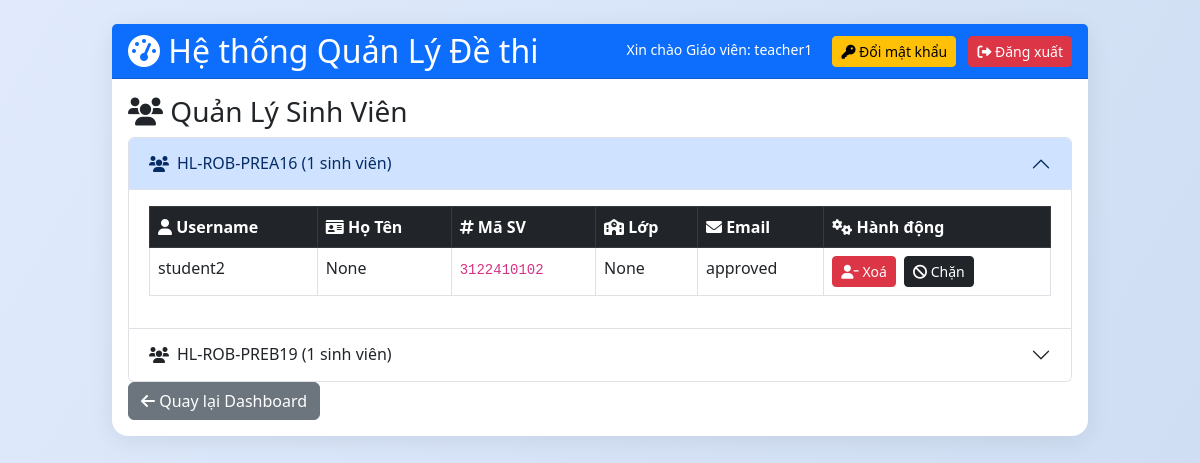
The app's page /manage_students (signed in) with its own data.
### tables this page shows
CREATE TABLE users (
            id INTEGER PRIMARY KEY AUTOINCREMENT,
            username TEXT UNIQUE,
            password TEXT,
            role TEXT,
            email TEXT UNIQUE,
            rsa_private BLOB,
            salt TEXT,
            full_name TEXT,
            student_id TEXT,
            class_name TEXT,
            status TEXT DEFAULT 'approved',
            approval_note TEXT,
            selected_teachers TEXT,
            teacher_id TEXT,
            failed_attempts INTEGER DEFAULT 0,
            lock_until TEXT
        , is_deleted INTEGER DEFAULT 0, is_locked INTEGER DEFAULT 0);

CREATE TABLE groups (
            id INTEGER PRIMARY KEY AUTOINCREMENT,
            name TEXT,
            teacher_id INTEGER,
            description TEXT,
            code TEXT
        , aes_key BLOB);

CREATE TABLE group_members (
            id INTEGER PRIMARY KEY AUTOINCREMENT,
            group_id INTEGER,
            student_id INTEGER,
            status TEXT
        , note TEXT, student_note TEXT);

### app.py (the view, shortened to what this page needs)
@app.route('/manage_students', methods=['GET','POST'])
@login_required
def manage_students():
    if current_user.role != 'teacher':
        return redirect('/dashboard')
    students = c.execute("""
        SELECT u.id, u.username, u.full_name, u.student_id, u.class_name, u.email, g.name, g.id, gm.status
        FROM users u
        JOIN group_members gm ON u.id = gm.student_id
        JOIN groups g ON gm.group_id = g.id
        WHERE u.role='student' AND g.teacher_id=?
        ORDER BY g.name, u.username
    """, (current_user.id,)).fetchall()
    group_data = {}
    for student in students:
        gid = student[7]
        gname = student[6]
        if gid not in group_data:
            group_data[gid] = {'name': gname, 'students': []}
        group_data[gid]['students'].append((student[0], student[1], student[2], student[3], student[4], student[8]))
    return render_template('students.html', mode='manage', group_data=group_data)

### app.py (called while the page is built)
@login_manager.user_loader
def load_user(uid):
    row = c.execute("SELECT id, username, role, email FROM users WHERE id=?",(uid,)).fetchone()
    return User(*row) if row else None

@app.before_request
def ensure_csrf_token():
    if 'csrf_token' not in session:
        session['csrf_token'] = secrets.token_hex(16)

@app.after_request
def set_security_headers(resp):
    resp.headers['X-Frame-Options'] = 'SAMEORIGIN'
    resp.headers['X-Content-Type-Options'] = 'nosniff'
    resp.headers['Referrer-Policy'] = 'no-referrer'
    resp.headers['Content-Security-Policy'] = "default-src 'self'; script-src 'self' https://cdn.jsdelivr.net 'unsafe-inline' blob:; worker-src 'self' blob:; style-src 'self' https://cdn.jsdelivr.net https://cdnjs.cloudflare.com 'unsafe-inline'; font-src 'self' https://cdnjs.cloudflare.com; img-src 'self' data:; frame-ancestors 'self'; object-src 'none'"
    return resp

### templates/students.html (shortened to what this page needs)
{% extends "base.html" %}
{% block content %}
<h3>
    <i class="fas fa-users"></i>
    {% if mode == 'manage' %}Quản Lý Sinh Viên{% else %}Duyệt Sinh Viên{% endif %}
</h3>
{% if mode == 'approve' %}
<a href="/dashboard" class="btn btn-outline-secondary mb-3"><i class="fas fa-arrow-left"></i> Quay lại Dashboard</a>
{% if students %}
<div class="table-responsive">
    <table class="table table-hover table-bordered">
        <thead class="table-dark">
            <tr>
                <th><i class="fas fa-user"></i> Username</th>
                <th><i class="fas fa-id-card"></i> Họ Tên</th>
                <th><i class="fas fa-hashtag"></i> Mã SV</th>
                <th><i class="fas fa-school"></i> Lớp</th>
                <th><i class="fas fa-envelope"></i> Email</th>
                <th><i class="fas fa-users"></i> Lớp Yêu Cầu</th>
                <th><i class="fas fa-comment"></i> Lời nhắn</th>
                <th><i class="fas fa-cogs"></i> Hành động</th>
            </tr>
        </thead>
        <tbody>
            {% for student in students %}
            <tr>
                <td>{{ student[1] }}</td>
                <td>{{ student[2] or 'N/A' }}</td>
                <td><code>{{ student[3] or 'N/A' }}</code></td>
                <td>{{ student[4] or 'N/A' }}</td>
                <td>{{ student[5] }}</td>
                <td>{{ student[6] }}</td>
                <td><em>{{ student[8] or '' }}</em></td>
                <td>
                    <form method="post" class="d-flex align-items-center">
                        <input type="hidden" name="user_id" value="{{ student[0] }}">
                        <input type="hidden" name="group_id" value="{{ student[7] }}">
                        <input type="hidden" name="csrf_token" value="{{ session.csrf_token }}">
                        <input type="text" name="note" class="form-control form-control-sm me-2" placeholder="Lý do/Ghi chú" style="min-width: 120px;">
                        <button type="submit" name="action" value="approve" class="btn btn-success btn-sm me-1" title="Duyệt">
                            <i class="fas fa-check"></i>
                        </button>
                        <button type="submit" name="action" value="reject" class="btn btn-danger btn-sm" title="Từ chối" onclick="return confirm('Từ chối sinh viên này?')">
                            <i class="fas fa-times"></i>
                        </button>
                    </form>
                </td>
            </tr>
            {% endfor %}
        </tbody>
    </table>
</div>
{% else %}
<div class="alert alert-info"><i class="fas fa-info-circle"></i> Không có sinh viên nào đang chờ duyệt.</div>
{% endif %}
{% else %}
{% if group_data %}
<div class="accordion" id="groupsAccordion">
    {% for gid, data in group_data.items() %}
    <div class="accordion-item">
        <h2 class="accordion-header" id="heading{{ gid }}">
            <button class="accordion-button {% if not loop.first %}collapsed{% endif %}" type="button" data-bs-toggle="collapse" data-bs-target="#collapse{{ gid }}" aria-expanded="{% if loop.first %}true{% else %}false{% endif %}" aria-controls="collapse{{ gid }}">
                <i class="fas fa-users me-2"></i>{{ data.name }} ({{ data.students|length }} sinh viên)
            </button>
        </h2>
        <div id="collapse{{ gid }}" class="accordion-collapse collapse {% if loop.first %}show{% endif %}" aria-labelledby="heading{{ gid }}" data-bs-parent="#groupsAccordion">
            <div class="accordion-body">
                {% if data.students %}
                <div class="table-responsive">
                    <table class="table table-hover table-bordered">
                        <thead class="table-dark">
                            <tr>
                                <th><i class="fas fa-user"></i> Username</th>
                                <th><i class="fas fa-id-card"></i> Họ Tên</th>
                                <th><i class="fas fa-hashtag"></i> Mã SV</th>
                                <th><i class="fas fa-school"></i> Lớp</th>
                                <th><i class="fas fa-envelope"></i> Email</th>
                                <th><i class="fas fa-cogs"></i> Hành động</th>
                            </tr>
                        </thead>
                        <tbody>
                            {% for student in data.students %}
                            <tr class="{{ 'table-warning' if student[5] == 'left' else '' }}">
                                <td>{{ student[1] }}</td>
                                <td>{{ student[2] }}</td>
                                <td><code>{{ student[3] }}</code></td>
                                <td>{{ student[4] }}</td>
                                <td>{{ student[5] }}</td>
                                <td>
                                    {% if student[5] == 'left' %}
                                    <span class="badge bg-warning text-dark mb-2">Đã rời lớp</span><br>
                                    <form method="post" class="d-inline">
                                        <input type="hidden" name="csrf_token" value="{{ session.csrf_token }}">
                                        <input type="hidden" name="action" value="add_back">
                                        <input type="hidden" name="user_id" value="{{ student[0] }}">
                                        <input type="hidden" name="group_id" value="{{ gid }}">
                                        <button type="submit" class="btn btn-success btn-sm">
                                            <i class="fas fa-user-plus"></i> Thêm lại
                                        </button>
                                    </form>
                                    {% else %}
                                    <form method="post" class="d-inline">
                                        <button type="submit" class="btn btn-danger btn-sm" onclick="return confirm('Xoá sinh viên {{ student[1] }} khỏi lớp {{ data.name }}?')">
                                            <i class="fas fa-user-minus"></i> Xoá
                                        </button>
                                    </form>
                                    {% endif %}
                                    <form method="post" class="d-inline ms-1">
                                        <button type="submit" class="btn btn-dark btn-sm" onclick="return confirm('Chặn sinh viên này tham gia lớp?')">
                                            <i class="fas fa-ban"></i> Chặn
                                        </button>
                                    </form>
                                </td>
                            </tr>
                            {% endfor %}
                        </tbody>
                    </table>
                </div>
                {% else %}
                <div class="alert alert-info"><i class="fas fa-info-circle"></i> Không có sinh viên nào trong nhóm này.</div>
                {% endif %}
            </div>
        </div>
    </div>
    {% endfor %}
</div>
{% else %}
<div class="alert alert-info"><i class="fas fa-info-circle"></i> Bạn chưa tạo nhóm nào.</div>
{% endif %}
<a href="/dashboard" class="btn btn-secondary"><i class="fas fa-arrow-left"></i> Quay lại Dashboard</a>
{% endif %}
{% endblock %}

### templates/base.html (shortened to what this page needs)
<!DOCTYPE html>
<html lang="vi">
<head>
    <link href="https://cdn.jsdelivr.net/npm/bootstrap@5.3.0/dist/css/bootstrap.min.css" rel="stylesheet">
    <link href="https://cdnjs.cloudflare.com/ajax/libs/font-awesome/6.0.0/css/all.min.css" rel="stylesheet">
    <link rel="stylesheet" href="{{ url_for('static', filename='css/style.css') }}">
</head>
<body class="bg-light">
    <div class="container-fluid py-4">
        <div class="row justify-content-center">
            <div class="col-lg-10">
                <div class="card card-custom">
                    {% block header %}
                    {% if current_user.is_authenticated %}
                    <div class="card-header {% if current_user.role == 'teacher' %}bg-primary{% elif current_user.role == 'student' %}bg-success{% elif current_user.role == 'admin' %}bg-dark{% endif %} text-white d-flex justify-content-between align-items-center">
                        <h2 class="mb-0">
                            <i class="fas fa-tachometer-alt"></i>
                            {% if current_user.role == 'teacher' %}Hệ thống Quản Lý Đề thi{% elif current_user.role == 'student' %}Dashboard Sinh Viên: {{ current_user.username }}{% else %}Quản Trị Hệ Thống{% endif %}
                        </h2>
                        <div>
                            {% if current_user.role == 'teacher' %}
                            <small class="text-white me-3">Xin chào Giáo viên: {{ current_user.username }}</small>
                            <a href="{{ url_for('change_password') }}" class="btn btn-warning btn-sm me-2">
                                <i class="fas fa-key"></i> Đổi mật khẩu
                            </a>
                            {% endif %}
                            <a href="{{ url_for('logout') }}" class="btn btn-danger btn-sm">
                                <i class="fas fa-sign-out-alt"></i> Đăng xuất
                            </a>
                        </div>
                    </div>
                    {% endif %}
                    {% endblock %}
                    <div class="card-body {% if not current_user.is_authenticated %}p-0 border-0{% endif %}">
                        {% block content %}{% endblock %}
                    </div>
                </div>
            </div>
        </div>
    </div>
</body>
</html>

### static/css/style.css (style rules this page uses)
body { font-family: 'Segoe UI', 'Roboto', Arial, sans-serif; background: linear-gradient(120deg, #e0eafc 0%, #cfdef3 100%); }
.card { border-radius: 16px; box-shadow: 0 4px 24px rgba(0,0,0,0.08); }
.card-header { border-radius: 16px 16px 0 0; }

### templates/base.html (style rules this page uses)
.card-custom { border: none; box-shadow: 0 4px 8px rgba(0,0,0,0.1); margin-bottom: 20px; }

### records on screen
users: username "teacher1"
groups: name "HL-ROB-PREA16"
users: username "student2", student "None", student "3122410102", status "approved"
groups: name "HL-ROB-PREB19"

### other values on screen
{{ data.students|length }} "1" "1"
